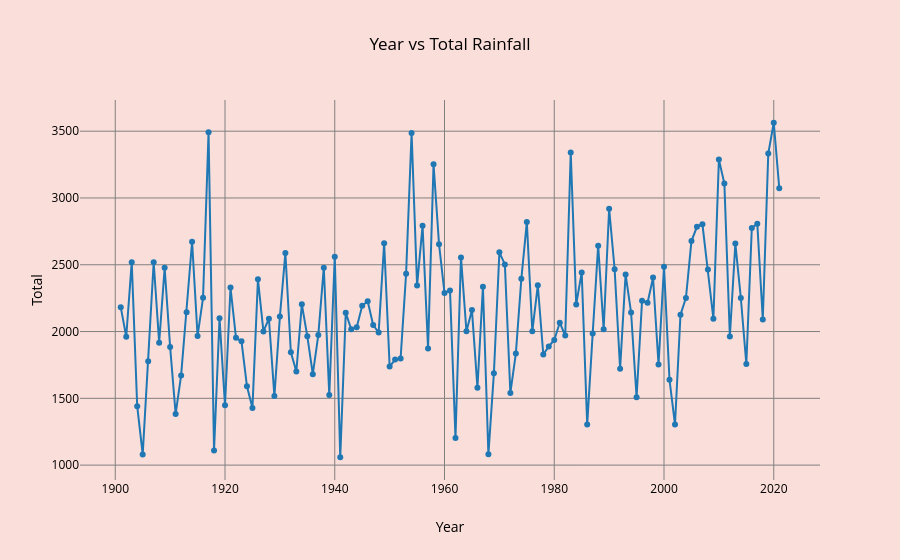

The notebook cell this image was saved under:
### Markdown cell above
### Total Rainfall Trend By Year

### Code cell
fig = px.line(
    df,
    x = 'Year',
    y = 'Total',
    title = 'Year vs Total Rainfall',
    markers = True
)

fig.show()
